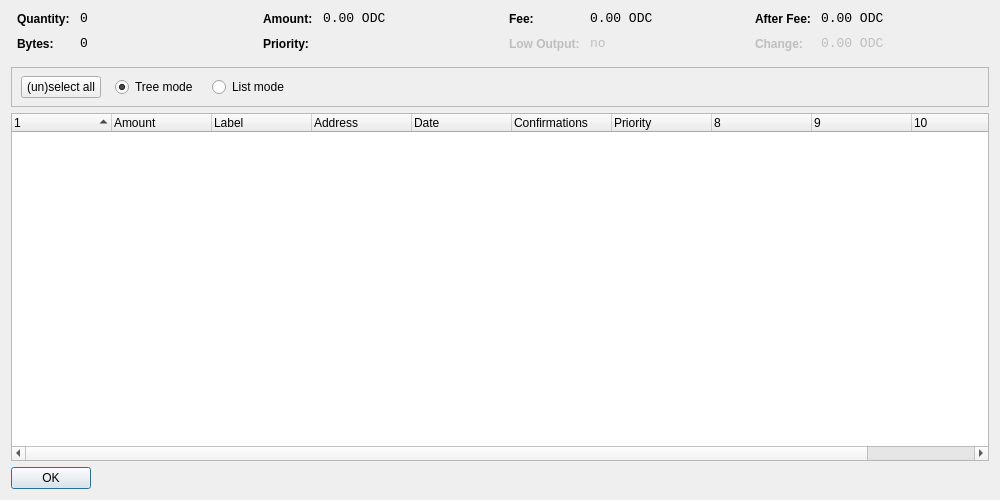
<?xml version="1.0" encoding="UTF-8"?>
<ui version="4.0">
 <class>CoinControlDialog</class>
 <widget class="QDialog" name="CoinControlDialog">
  <property name="geometry">
   <rect>
    <x>0</x>
    <y>0</y>
    <width>1000</width>
    <height>500</height>
   </rect>
  </property>
  <property name="windowTitle">
   <string>Coin Control</string>
  </property>
  <layout class="QVBoxLayout" name="verticalLayout">
   <item>
    <layout class="QHBoxLayout" name="horizontalLayoutTop" stretch="0,0,0,0">
     <property name="topMargin">
      <number>0</number>
     </property>
     <property name="bottomMargin">
      <number>10</number>
     </property>
     <item>
      <layout class="QFormLayout" name="formLayoutCoinControl1">
       <property name="horizontalSpacing">
        <number>10</number>
       </property>
       <property name="verticalSpacing">
        <number>10</number>
       </property>
       <property name="leftMargin">
        <number>6</number>
       </property>
       <property name="rightMargin">
        <number>6</number>
       </property>
       <item row="0" column="0">
        <widget class="QLabel" name="labelCoinControlQuantityText">
         <property name="styleSheet">
          <string notr="true">font-weight:bold;</string>
         </property>
         <property name="text">
          <string>Quantity:</string>
         </property>
        </widget>
       </item>
       <item row="0" column="1">
        <widget class="QLabel" name="labelCoinControlQuantity">
         <property name="font">
          <font>
           <family>Monospace</family>
           <pointsize>10</pointsize>
          </font>
         </property>
         <property name="cursor">
          <cursorShape>IBeamCursor</cursorShape>
         </property>
         <property name="contextMenuPolicy">
          <enum>Qt::ActionsContextMenu</enum>
         </property>
         <property name="text">
          <string notr="true">0</string>
         </property>
         <property name="textInteractionFlags">
          <set>Qt::LinksAccessibleByMouse|Qt::TextSelectableByKeyboard|Qt::TextSelectableByMouse</set>
         </property>
        </widget>
       </item>
       <item row="1" column="0">
        <widget class="QLabel" name="labelCoinControlBytesText">
         <property name="styleSheet">
          <string notr="true">font-weight:bold;</string>
         </property>
         <property name="text">
          <string>Bytes:</string>
         </property>
        </widget>
       </item>
       <item row="1" column="1">
        <widget class="QLabel" name="labelCoinControlBytes">
         <property name="font">
          <font>
           <family>Monospace</family>
           <pointsize>10</pointsize>
          </font>
         </property>
         <property name="cursor">
          <cursorShape>IBeamCursor</cursorShape>
         </property>
         <property name="contextMenuPolicy">
          <enum>Qt::ActionsContextMenu</enum>
         </property>
         <property name="text">
          <string notr="true">0</string>
         </property>
         <property name="textInteractionFlags">
          <set>Qt::LinksAccessibleByMouse|Qt::TextSelectableByKeyboard|Qt::TextSelectableByMouse</set>
         </property>
        </widget>
       </item>
      </layout>
     </item>
     <item>
      <layout class="QFormLayout" name="formLayoutCoinControl2">
       <property name="horizontalSpacing">
        <number>10</number>
       </property>
       <property name="verticalSpacing">
        <number>10</number>
       </property>
       <property name="leftMargin">
        <number>6</number>
       </property>
       <property name="rightMargin">
        <number>6</number>
       </property>
       <item row="0" column="0">
        <widget class="QLabel" name="labelCoinControlAmountText">
         <property name="styleSheet">
          <string notr="true">font-weight:bold;</string>
         </property>
         <property name="text">
          <string>Amount:</string>
         </property>
        </widget>
       </item>
       <item row="0" column="1">
        <widget class="QLabel" name="labelCoinControlAmount">
         <property name="font">
          <font>
           <family>Monospace</family>
           <pointsize>10</pointsize>
          </font>
         </property>
         <property name="cursor">
          <cursorShape>IBeamCursor</cursorShape>
         </property>
         <property name="contextMenuPolicy">
          <enum>Qt::ActionsContextMenu</enum>
         </property>
         <property name="text">
          <string notr="true">0.00 ODC</string>
         </property>
         <property name="textInteractionFlags">
          <set>Qt::LinksAccessibleByMouse|Qt::TextSelectableByKeyboard|Qt::TextSelectableByMouse</set>
         </property>
        </widget>
       </item>
       <item row="1" column="0">
        <widget class="QLabel" name="labelCoinControlPriorityText">
         <property name="styleSheet">
          <string notr="true">font-weight:bold;</string>
         </property>
         <property name="text">
          <string>Priority:</string>
         </property>
        </widget>
       </item>
       <item row="1" column="1">
        <widget class="QLabel" name="labelCoinControlPriority">
         <property name="font">
          <font>
           <family>Monospace</family>
           <pointsize>10</pointsize>
          </font>
         </property>
         <property name="cursor">
          <cursorShape>IBeamCursor</cursorShape>
         </property>
         <property name="contextMenuPolicy">
          <enum>Qt::ActionsContextMenu</enum>
         </property>
         <property name="text">
          <string/>
         </property>
         <property name="textInteractionFlags">
          <set>Qt::LinksAccessibleByMouse|Qt::TextSelectableByKeyboard|Qt::TextSelectableByMouse</set>
         </property>
        </widget>
       </item>
      </layout>
     </item>
     <item>
      <layout class="QFormLayout" name="formLayoutCoinControl3">
       <property name="horizontalSpacing">
        <number>10</number>
       </property>
       <property name="verticalSpacing">
        <number>10</number>
       </property>
       <property name="leftMargin">
        <number>6</number>
       </property>
       <property name="rightMargin">
        <number>6</number>
       </property>
       <item row="0" column="0">
        <widget class="QLabel" name="labelCoinControlFeeText">
         <property name="styleSheet">
          <string notr="true">font-weight:bold;</string>
         </property>
         <property name="text">
          <string>Fee:</string>
         </property>
        </widget>
       </item>
       <item row="0" column="1">
        <widget class="QLabel" name="labelCoinControlFee">
         <property name="font">
          <font>
           <family>Monospace</family>
           <pointsize>10</pointsize>
          </font>
         </property>
         <property name="cursor">
          <cursorShape>IBeamCursor</cursorShape>
         </property>
         <property name="contextMenuPolicy">
          <enum>Qt::ActionsContextMenu</enum>
         </property>
         <property name="text">
          <string notr="true">0.00 ODC</string>
         </property>
         <property name="textInteractionFlags">
          <set>Qt::LinksAccessibleByMouse|Qt::TextSelectableByKeyboard|Qt::TextSelectableByMouse</set>
         </property>
        </widget>
       </item>
       <item row="1" column="0">
        <widget class="QLabel" name="labelCoinControlLowOutputText">
         <property name="enabled">
          <bool>false</bool>
         </property>
         <property name="styleSheet">
          <string notr="true">font-weight:bold;</string>
         </property>
         <property name="text">
          <string>Low Output:</string>
         </property>
        </widget>
       </item>
       <item row="1" column="1">
        <widget class="QLabel" name="labelCoinControlLowOutput">
         <property name="enabled">
          <bool>false</bool>
         </property>
         <property name="font">
          <font>
           <family>Monospace</family>
           <pointsize>10</pointsize>
          </font>
         </property>
         <property name="cursor">
          <cursorShape>IBeamCursor</cursorShape>
         </property>
         <property name="contextMenuPolicy">
          <enum>Qt::ActionsContextMenu</enum>
         </property>
         <property name="text">
          <string notr="true">no</string>
         </property>
         <property name="textInteractionFlags">
          <set>Qt::LinksAccessibleByMouse|Qt::TextSelectableByKeyboard|Qt::TextSelectableByMouse</set>
         </property>
        </widget>
       </item>
      </layout>
     </item>
     <item>
      <layout class="QFormLayout" name="formLayoutCoinControl4">
       <property name="horizontalSpacing">
        <number>10</number>
       </property>
       <property name="verticalSpacing">
        <number>10</number>
       </property>
       <property name="leftMargin">
        <number>6</number>
       </property>
       <property name="rightMargin">
        <number>6</number>
       </property>
       <item row="0" column="0">
        <widget class="QLabel" name="labelCoinControlAfterFeeText">
         <property name="styleSheet">
          <string notr="true">font-weight:bold;</string>
         </property>
         <property name="text">
          <string>After Fee:</string>
         </property>
        </widget>
       </item>
       <item row="0" column="1">
        <widget class="QLabel" name="labelCoinControlAfterFee">
         <property name="font">
          <font>
           <family>Monospace</family>
           <pointsize>10</pointsize>
          </font>
         </property>
         <property name="cursor">
          <cursorShape>IBeamCursor</cursorShape>
         </property>
         <property name="contextMenuPolicy">
          <enum>Qt::ActionsContextMenu</enum>
         </property>
         <property name="text">
          <string notr="true">0.00 ODC</string>
         </property>
         <property name="textInteractionFlags">
          <set>Qt::LinksAccessibleByMouse|Qt::TextSelectableByKeyboard|Qt::TextSelectableByMouse</set>
         </property>
        </widget>
       </item>
       <item row="1" column="0">
        <widget class="QLabel" name="labelCoinControlChangeText">
         <property name="enabled">
          <bool>false</bool>
         </property>
         <property name="styleSheet">
          <string notr="true">font-weight:bold;</string>
         </property>
         <property name="text">
          <string>Change:</string>
         </property>
        </widget>
       </item>
       <item row="1" column="1">
        <widget class="QLabel" name="labelCoinControlChange">
         <property name="enabled">
          <bool>false</bool>
         </property>
         <property name="font">
          <font>
           <family>Monospace</family>
           <pointsize>10</pointsize>
          </font>
         </property>
         <property name="cursor">
          <cursorShape>IBeamCursor</cursorShape>
         </property>
         <property name="contextMenuPolicy">
          <enum>Qt::ActionsContextMenu</enum>
         </property>
         <property name="text">
          <string notr="true">0.00 ODC</string>
         </property>
         <property name="textInteractionFlags">
          <set>Qt::LinksAccessibleByMouse|Qt::TextSelectableByKeyboard|Qt::TextSelectableByMouse</set>
         </property>
        </widget>
       </item>
      </layout>
     </item>
    </layout>
   </item>
   <item>
    <widget class="QFrame" name="frame">
     <property name="minimumSize">
      <size>
       <width>0</width>
       <height>40</height>
      </size>
     </property>
     <property name="frameShape">
      <enum>QFrame::StyledPanel</enum>
     </property>
     <property name="frameShadow">
      <enum>QFrame::Sunken</enum>
     </property>
     <widget class="QWidget" name="horizontalLayoutWidget">
      <property name="geometry">
       <rect>
        <x>10</x>
        <y>0</y>
        <width>781</width>
        <height>41</height>
       </rect>
      </property>
      <layout class="QHBoxLayout" name="horizontalLayoutPanel" stretch="0,0,0,0,0">
       <property name="spacing">
        <number>14</number>
       </property>
       <item>
        <widget class="QPushButton" name="pushButtonSelectAll">
         <property name="sizePolicy">
          <sizepolicy hsizetype="Maximum" vsizetype="Fixed">
           <horstretch>0</horstretch>
           <verstretch>0</verstretch>
          </sizepolicy>
         </property>
         <property name="text">
          <string>(un)select all</string>
         </property>
        </widget>
       </item>
       <item>
        <widget class="QRadioButton" name="radioTreeMode">
         <property name="sizePolicy">
          <sizepolicy hsizetype="Maximum" vsizetype="Fixed">
           <horstretch>0</horstretch>
           <verstretch>0</verstretch>
          </sizepolicy>
         </property>
         <property name="text">
          <string>Tree mode</string>
         </property>
         <property name="checked">
          <bool>true</bool>
         </property>
        </widget>
       </item>
       <item>
        <widget class="QRadioButton" name="radioListMode">
         <property name="sizePolicy">
          <sizepolicy hsizetype="Maximum" vsizetype="Fixed">
           <horstretch>0</horstretch>
           <verstretch>0</verstretch>
          </sizepolicy>
         </property>
         <property name="text">
          <string>List mode</string>
         </property>
        </widget>
       </item>
       <item>
        <spacer name="horizontalSpacer">
         <property name="orientation">
          <enum>Qt::Horizontal</enum>
         </property>
         <property name="sizeHint" stdset="0">
          <size>
           <width>40</width>
           <height>20</height>
          </size>
         </property>
        </spacer>
       </item>
      </layout>
     </widget>
    </widget>
   </item>
   <item>
    <widget class="CoinControlTreeWidget" name="treeWidget">
     <property name="contextMenuPolicy">
      <enum>Qt::CustomContextMenu</enum>
     </property>
     <property name="sortingEnabled">
      <bool>false</bool>
     </property>
     <property name="columnCount">
      <number>11</number>
     </property>
     <attribute name="headerShowSortIndicator" stdset="0">
      <bool>true</bool>
     </attribute>
     <attribute name="headerStretchLastSection">
      <bool>false</bool>
     </attribute>
     <column>
      <property name="text">
       <string/>
      </property>
     </column>
     <column>
      <property name="text">
       <string>Amount</string>
      </property>
     </column>
     <column>
      <property name="text">
       <string>Label</string>
      </property>
     </column>
     <column>
      <property name="text">
       <string>Address</string>
      </property>
     </column>
     <column>
      <property name="text">
       <string>Date</string>
      </property>
     </column>
     <column>
      <property name="text">
       <string>Confirmations</string>
      </property>
      <property name="toolTip">
       <string>Confirmed</string>
      </property>
     </column>
     <column>
      <property name="text">
       <string>Priority</string>
      </property>
     </column>
     <column>
      <property name="text">
       <string/>
      </property>
     </column>
     <column>
      <property name="text">
       <string/>
      </property>
     </column>
     <column>
      <property name="text">
       <string/>
      </property>
     </column>
     <column>
      <property name="text">
       <string/>
      </property>
     </column>
    </widget>
   </item>
   <item>
    <widget class="QDialogButtonBox" name="buttonBox">
     <property name="sizePolicy">
      <sizepolicy hsizetype="Maximum" vsizetype="Fixed">
       <horstretch>0</horstretch>
       <verstretch>0</verstretch>
      </sizepolicy>
     </property>
     <property name="orientation">
      <enum>Qt::Horizontal</enum>
     </property>
     <property name="standardButtons">
      <set>QDialogButtonBox::Ok</set>
     </property>
    </widget>
   </item>
  </layout>
 </widget>
 <customwidgets>
  <customwidget>
   <class>CoinControlTreeWidget</class>
   <extends>QTreeWidget</extends>
   <header>coincontroltreewidget.h</header>
  </customwidget>
 </customwidgets>
 <resources/>
 <connections/>
</ui>
